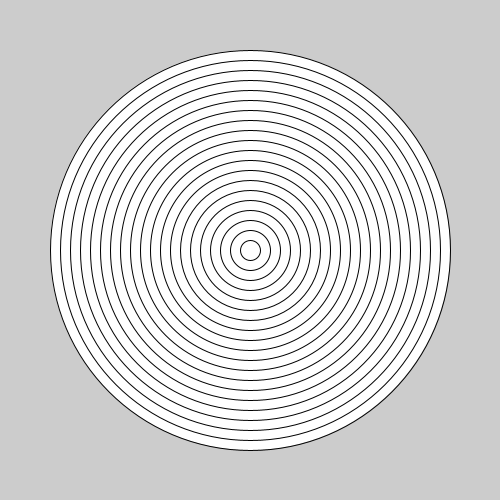
Frame 1 (no input)
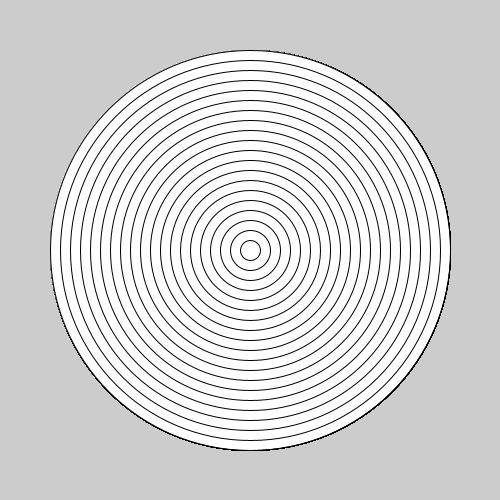
Frame 60 (the mouse pressed at the canvas centre just before this capture)
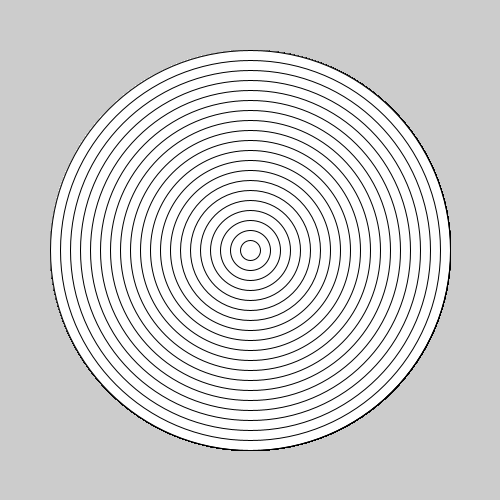
Frame 120 (the mouse held since frame 60 and released just before this capture)

The Processing sketch that drew these frames (run headless with seeded random() and noise(); from frame 60 on, the mouse is pressed at the canvas centre):

// Processing sketch: Bullseye
// ── Bullseye.pde
void setup(){
  size(500, 500);
}
  void draw(){

for(int i = 0; i < 400; i++){
if(i%20 == 0)  {
ellipse( 250, 250, 400 -i, 400 - i);
}
}  };
